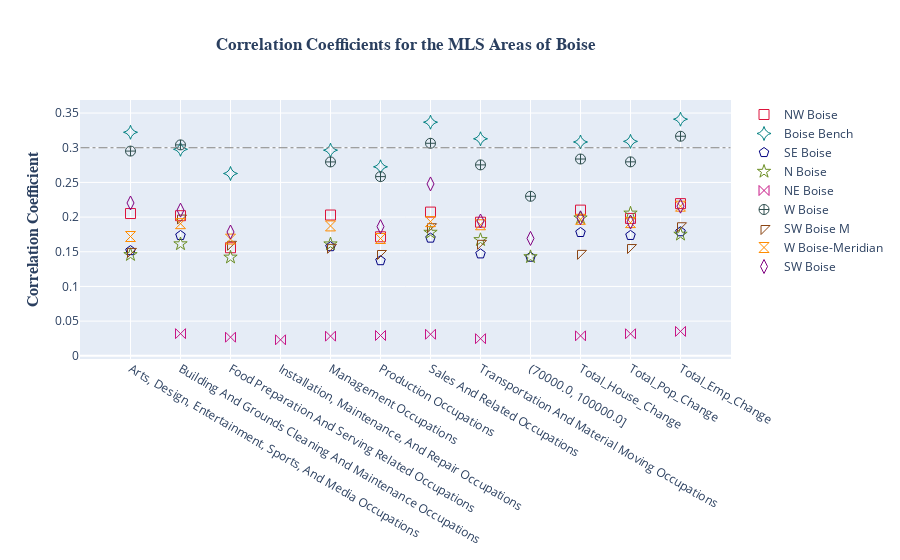

Source (notebook cell):
### Code cell
df = pd.read_pickle('a-Coeff-compare.pkl')

#this will drop rows that have less than 2 values (name & @ least 1 value)
df = df.dropna(thresh = 2)
df = df.reset_index(drop = True)

df = df.iloc[1:]

area_fig = go.Figure()

area_fig.add_trace(go.Scatter(x= df['index'], y=df['NW_Boise_GC'],
                    mode='markers',
                    marker_color = 'rgb(220,20,60)',
                    marker=dict(size= 10, symbol = "square-open"),          
                    name='NW Boise'))

area_fig.add_trace(go.Scatter(x= df['index'], y=df['B_Bench'],
                    mode='markers',
                    marker_color = 'rgb(0,128,128)',
                    marker=dict(size= 10, symbol = "star-diamond-open"), 
                    name='Boise Bench'))

area_fig.add_trace(go.Scatter(x= df['index'], y=df['SE_Boise'],
                    mode='markers',
                    marker_color = 'rgb(0,0,128)',
                    marker=dict(size= 10, symbol = "pentagon-open"),          
                    name='SE Boise'))

area_fig.add_trace(go.Scatter(x= df['index'], y=df['N_Boise'],
                    mode='markers',
                    marker_color = 'rgb(107,142,35)',
                    marker=dict(size= 10, symbol = "star-open"),          
                    name='N Boise'))

area_fig.add_trace(go.Scatter(x= df['index'], y=df['NE_Boise'],
                    mode='markers',
                    marker_color = 'rgb(199,21,133)',
                    marker=dict(size= 10, symbol = "bowtie-open"),           
                    name='NE Boise'))

area_fig.add_trace(go.Scatter(x= df['index'], y=df['W_Boise'],
                    mode='markers',
                    marker_color = 'rgb(47,79,79)',
                    marker=dict(size= 10, symbol = "circle-cross-open"),          
                    name='W Boise'))

area_fig.add_trace(go.Scatter(x= df['index'], y=df['SW_Boise_M'],
                    mode='markers',
                    marker_color = 'rgb(139,69,19)',
                    marker=dict(size= 10, symbol = "triangle-nw-open"),          
                    name='SW Boise M'))

area_fig.add_trace(go.Scatter(x= df['index'], y=df['W_Boise_M'],
                    mode='markers',
                    marker_color = 'rgb(255,140,0)',
                    marker=dict(size= 10, symbol = "hourglass-open"),          
                    name='W Boise-Meridian'))

area_fig.add_trace(go.Scatter(x= df['index'], y=df['SW_Boise'],
                    mode='markers',
                    marker_color = 'rgb(128,0,128)',
                    marker=dict(size= 10, symbol = "diamond-tall-open"),           
                    name='SW Boise'))


area_fig.update_layout(
    shapes=[
        # Line Horizontal
        go.layout.Shape(
            type="line",
            x0=0,y0=.7,
            x1=11,y1=.7,
            line=dict(
                color="Grey",
                width=1,
                dash="dashdot",),),])
area_fig.update_layout(
    shapes=[
        # Line Horizontal
        go.layout.Shape(
            type="line",
            x0=-1,y0=.3,
            x1=12,y1=.3,
            line=dict(
                color="Grey",
                width=1,
                dash="dashdot",),),])

area_fig.update_layout(
    title=go.layout.Title(
        text="<b>Correlation Coefficients for the MLS Areas of Boise<b>",
        font = dict( 
            family = 'Times New Roman'),
        xref="paper",
        x=.5
    ),
    yaxis=go.layout.YAxis(
        title=go.layout.yaxis.Title(
            text="<b>Correlation Coefficient<b>",
            font=dict(
                family="Times New Roman",
                size=16,
#                color="#7f7f7f"
            )
        )
    ))


area_fig.write_image("images/Area_fig.jpg")
area_fig.show()

### Figure 1 — Plotly figure (JSON) as saved in the notebook; plotly's stock layout.template omitted (floating-point values rounded to 4 significant figures)
{"data": [{"marker": {"color": "rgb(220,20,60)", "size": 10, "symbol": "square-open"}, "mode": "markers", "name": "NW Boise", "type": "scatter", "x": ["Arts, Design, Entertainment, Sports, And Media Occupations", "Building And Grounds Cleaning And Maintenance Occupations", "Food Preparation And Serving Related Occupations", "Installation, Maintenance, And Repair Occupations", "Management Occupations", "Production Occupations", "Sales And Related Occupations", "Transportation And Material Moving Occupations", "(70000.0, 100000.0]", "Total_House_Change", "Total_Pop_Change", "Total_Emp_Change"], "y": [0.2051, 0.202, 0.1558, null, 0.203, 0.1716, 0.2072, 0.1927, null, 0.2101, 0.1981, 0.2194]}, {"marker": {"color": "rgb(0,128,128)", "size": 10, "symbol": "star-diamond-open"}, "mode": "markers", "name": "Boise Bench", "type": "scatter", "x": ["Arts, Design, Entertainment, Sports, And Media Occupations", "Building And Grounds Cleaning And Maintenance Occupations", "Food Preparation And Serving Related Occupations", "Installation, Maintenance, And Repair Occupations", "Management Occupations", "Production Occupations", "Sales And Related Occupations", "Transportation And Material Moving Occupations", "(70000.0, 100000.0]", "Total_House_Change", "Total_Pop_Change", "Total_Emp_Change"], "y": [0.3223, 0.2978, 0.2629, null, 0.2965, 0.2725, 0.3369, 0.3129, null, 0.3083, 0.3092, 0.3412]}, {"marker": {"color": "rgb(0,0,128)", "size": 10, "symbol": "pentagon-open"}, "mode": "markers", "name": "SE Boise", "type": "scatter", "x": ["Arts, Design, Entertainment, Sports, And Media Occupations", "Building And Grounds Cleaning And Maintenance Occupations", "Food Preparation And Serving Related Occupations", "Installation, Maintenance, And Repair Occupations", "Management Occupations", "Production Occupations", "Sales And Related Occupations", "Transportation And Material Moving Occupations", "(70000.0, 100000.0]", "Total_House_Change", "Total_Pop_Change", "Total_Emp_Change"], "y": [0.1517, 0.1735, null, null, 0.1574, 0.1372, 0.1697, 0.147, 0.1422, 0.1778, 0.1736, 0.1789]}, {"marker": {"color": "rgb(107,142,35)", "size": 10, "symbol": "star-open"}, "mode": "markers", "name": "N Boise", "type": "scatter", "x": ["Arts, Design, Entertainment, Sports, And Media Occupations", "Building And Grounds Cleaning And Maintenance Occupations", "Food Preparation And Serving Related Occupations", "Installation, Maintenance, And Repair Occupations", "Management Occupations", "Production Occupations", "Sales And Related Occupations", "Transportation And Material Moving Occupations", "(70000.0, 100000.0]", "Total_House_Change", "Total_Pop_Change", "Total_Emp_Change"], "y": [0.1457, 0.1612, 0.142, null, 0.1611, null, 0.1779, 0.1673, 0.1426, 0.1985, 0.2055, 0.175]}, {"marker": {"color": "rgb(199,21,133)", "size": 10, "symbol": "bowtie-open"}, "mode": "markers", "name": "NE Boise", "type": "scatter", "x": ["Arts, Design, Entertainment, Sports, And Media Occupations", "Building And Grounds Cleaning And Maintenance Occupations", "Food Preparation And Serving Related Occupations", "Installation, Maintenance, And Repair Occupations", "Management Occupations", "Production Occupations", "Sales And Related Occupations", "Transportation And Material Moving Occupations", "(70000.0, 100000.0]", "Total_House_Change", "Total_Pop_Change", "Total_Emp_Change"], "y": [null, 0.03192, 0.02681, 0.02306, 0.02829, 0.02927, 0.03106, 0.02467, null, 0.02879, 0.03177, 0.03517]}, {"marker": {"color": "rgb(47,79,79)", "size": 10, "symbol": "circle-cross-open"}, "mode": "markers", "name": "W Boise", "type": "scatter", "x": ["Arts, Design, Entertainment, Sports, And Media Occupations", "Building And Grounds Cleaning And Maintenance Occupations", "Food Preparation And Serving Related Occupations", "Installation, Maintenance, And Repair Occupations", "Management Occupations", "Production Occupations", "Sales And Related Occupations", "Transportation And Material Moving Occupations", "(70000.0, 100000.0]", "Total_House_Change", "Total_Pop_Change", "Total_Emp_Change"], "y": [0.2952, 0.3041, null, null, 0.2795, 0.2584, 0.3064, 0.2753, 0.23, 0.2837, 0.2797, 0.3166]}, {"marker": {"color": "rgb(139,69,19)", "size": 10, "symbol": "triangle-nw-open"}, "mode": "markers", "name": "SW Boise M", "type": "scatter", "x": ["Arts, Design, Entertainment, Sports, And Media Occupations", "Building And Grounds Cleaning And Maintenance Occupations", "Food Preparation And Serving Related Occupations", "Installation, Maintenance, And Repair Occupations", "Management Occupations", "Production Occupations", "Sales And Related Occupations", "Transportation And Material Moving Occupations", "(70000.0, 100000.0]", "Total_House_Change", "Total_Pop_Change", "Total_Emp_Change"], "y": [0.1505, 0.1986, 0.1607, null, 0.1564, 0.1475, 0.1861, 0.1622, null, 0.1477, 0.1561, 0.1875]}, {"marker": {"color": "rgb(255,140,0)", "size": 10, "symbol": "hourglass-open"}, "mode": "markers", "name": "W Boise-Meridian", "type": "scatter", "x": ["Arts, Design, Entertainment, Sports, And Media Occupations", "Building And Grounds Cleaning And Maintenance Occupations", "Food Preparation And Serving Related Occupations", "Installation, Maintenance, And Repair Occupations", "Management Occupations", "Production Occupations", "Sales And Related Occupations", "Transportation And Material Moving Occupations", "(70000.0, 100000.0]", "Total_House_Change", "Total_Pop_Change", "Total_Emp_Change"], "y": [0.172, 0.1905, 0.1683, null, 0.1873, 0.1692, 0.1934, 0.189, null, 0.1968, 0.1921, 0.2157]}, {"marker": {"color": "rgb(128,0,128)", "size": 10, "symbol": "diamond-tall-open"}, "mode": "markers", "name": "SW Boise", "type": "scatter", "x": ["Arts, Design, Entertainment, Sports, And Media Occupations", "Building And Grounds Cleaning And Maintenance Occupations", "Food Preparation And Serving Related Occupations", "Installation, Maintenance, And Repair Occupations", "Management Occupations", "Production Occupations", "Sales And Related Occupations", "Transportation And Material Moving Occupations", "(70000.0, 100000.0]", "Total_House_Change", "Total_Pop_Change", "Total_Emp_Change"], "y": [0.2204, 0.21, 0.1785, null, null, 0.1862, 0.2478, 0.1944, 0.1693, 0.199, 0.1929, 0.2158]}], "layout": {"shapes": [{"line": {"color": "Grey", "dash": "dashdot", "width": 1}, "type": "line", "x0": -1, "x1": 12, "y0": 0.3, "y1": 0.3}], "title": {"font": {"family": "Times New Roman"}, "text": "<b>Correlation Coefficients for the MLS Areas of Boise<b>", "x": 0.5, "xref": "paper"}, "yaxis": {"title": {"font": {"family": "Times New Roman", "size": 16}, "text": "<b>Correlation Coefficient<b>"}}}}
